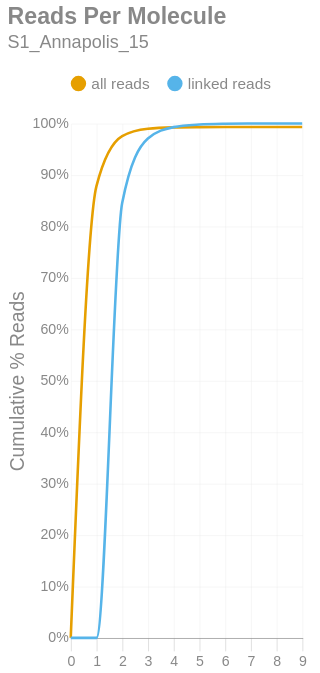

Notebook code for this chart:
### Markdown cell above
### Reads per Molecule
This chart shows the cumulative distribution of the number of reads per linked molecule. That is, how many alignments are associated with a unique molecule. This excludes the number of reads associated with invalid or absent linked-read barcodes. The `linked` histogram is the percentages recalculated when disregarding singletons.

### Code cell
if SKIPLR:
    print_html(f"Skipped")
else:
    counts = np.bincount(valids['reads'].cast(pl.Int64).to_numpy())
    weighted = counts * np.arange(len(counts))
    all_perc = weighted / n_reads
    linked_perc = weighted / n_linked_reads
    linked_perc[1] = 0
    binned_df = pl.DataFrame({
        'readsper': list(range(len(counts))),
        'all reads (cumsum)': np.cumsum(all_perc).tolist(),
        'linked reads (cumsum)': np.cumsum(linked_perc).tolist(),
    })

    with SafeRender(binned_df):
        (
            density_plot(binned_df, 'Reads Per Molecule', samplename, 'readspmol')
            .encode(
                x=alt.X('readsper:O', title=None).axis(labelAngle=0).scale(padding=0),
                y=alt.Y('value:Q', title='Cumulative % Reads').axis(format='%').stack(False),
                color=alt.Color("key:N").scale(domain=["all reads", "linked reads"]),
                tooltip=[
                    alt.Tooltip("key:N", title="Data Type"),
                    alt.Tooltip("readsper:O", title="Reads Per Molecule"),
                    alt.Tooltip("value:Q", format=".2%", title="% Reads (Cum.)")
                ]            
            )
        ).display()

### Figure 1 — Vega-Lite specification as saved in the notebook (floating-point values rounded to 4 significant figures)
{"width": "container", "height": 400, "config": {"title": {"anchor": "start", "dy": -15, "fontSize": 18, "color": "#888888", "subtitleColor": "#888888", "subtitleFontSize": 14}, "arc": {"fill": "#0072B2"}, "axis": {"domainColor": "#888888", "domainWidth": 0.5, "gridWidth": 0.2, "grid": false, "titleFontWeight": 400, "titleFontSize": 15, "labelFontSize": 11, "labelColor": "#888888", "tickColor": "#888888", "tickWidth": 0.2, "titleColor": "#888888"}, "axisBand": {"grid": false}, "axisX": {"grid": true, "tickSize": 10, "domainCap": "round"}, "axisY": {"domain": false, "grid": true, "tickSize": 0, "domainCap": "round"}, "background": "transparent", "header": {"labelFontSize": 15, "labelColor": "#888888", "titleFontSize": 15, "titleFontWeight": 600, "titleColor": "#888888"}, "legend": {"labelFont": "sans-serif", "labelFontSize": 12, "labelColor": "#888888", "symbolSize": 100, "symbolType": "circle", "titleFontSize": 12, "titlePadding": 10, "titleColor": "#888888", "title": null, "orient": "top"}, "range": {"category": ["#E69F00", "#56B4E9", "#009E73", "#F0E442", "#0072B2", "#D55E00", "#CC79A7", "#000000"], "diverging": ["#cfe8f3", "#a2d4ec", "#73bfe2", "#46abdb", "#1696d2", "#12719e"]}, "area": {"fill": "#0072B2", "fillOpacity": 0.7, "line": true, "strokeOpacity": 0.7}, "line": {"color": "#0072B2", "stroke": "#0072B2", "strokeWidth": 2}, "trail": {"color": "#0072B2", "stroke": "#0072B2", "strokeWidth": 0, "size": 1}, "point": {"filled": true, "fillOpacity": 1.0, "size": 95}, "text": {"color": "#888888", "fontSize": 11, "align": "right", "fontWeight": 400, "size": 11}, "bar": {"fill": "#0072B2", "stroke": null}, "view": {"stroke": null, "continuousWidth": 660, "continuousHeight": 400}}, "data": {"name": "data-8e76d605637f28b934d8db9f63a1ee38"}, "mark": {"type": "line", "interpolate": "monotone", "point": {"opacity": 0, "size": 275}}, "encoding": {"color": {"field": "key", "scale": {"domain": ["all reads", "linked reads"]}, "type": "nominal"}, "tooltip": [{"field": "key", "title": "Data Type", "type": "nominal"}, {"field": "readsper", "title": "Reads Per Molecule", "type": "ordinal"}, {"field": "value", "format": ".2%", "title": "% Reads (Cum.)", "type": "quantitative"}], "x": {"axis": {"labelAngle": 0}, "field": "readsper", "scale": {"padding": 0}, "title": null, "type": "ordinal"}, "y": {"axis": {"format": "%"}, "field": "value", "stack": false, "title": "Cumulative % Reads", "type": "quantitative"}}, "params": [{"name": "param_c36ac31b6afebe62", "select": {"type": "point", "fields": ["key"]}, "bind": "legend"}], "title": {"text": "Reads Per Molecule", "subtitle": "S1_Annapolis_15"}, "transform": [{"fold": ["all reads (cumsum)", "linked reads (cumsum)"]}, {"calculate": "replace(datum.key, ' (cumsum)', '')", "as": "key"}, {"filter": {"param": "param_c36ac31b6afebe62"}}], "usermeta": {"embedOptions": {"downloadFileName": "S1_Annapolis_15.readspmol"}}, "$schema": "https://vega.github.io/schema/vega-lite/v6.1.0.json", "datasets": {"data-8e76d605637f28b934d8db9f63a1ee38": [{"readsper": 0, "all reads (cumsum)": 0.0, "linked reads (cumsum)": 0.0}, {"readsper": 1, "all reads (cumsum)": 0.8781, "linked reads (cumsum)": 0.0}, {"readsper": 2, "all reads (cumsum)": 0.9754, "linked reads (cumsum)": 0.8455}, {"readsper": 3, "all reads (cumsum)": 0.9898, "linked reads (cumsum)": 0.9707}, {"readsper": 4, "all reads (cumsum)": 0.9923, "linked reads (cumsum)": 0.9929}, {"readsper": 5, "all reads (cumsum)": 0.9929, "linked reads (cumsum)": 0.9979}, {"readsper": 6, "all reads (cumsum)": 0.9931, "linked reads (cumsum)": 0.9994}, {"readsper": 7, "all reads (cumsum)": 0.9931, "linked reads (cumsum)": 0.9998}, {"readsper": 8, "all reads (cumsum)": 0.9931, "linked reads (cumsum)": 1.0}, {"readsper": 9, "all reads (cumsum)": 0.9931, "linked reads (cumsum)": 1.0}]}}
